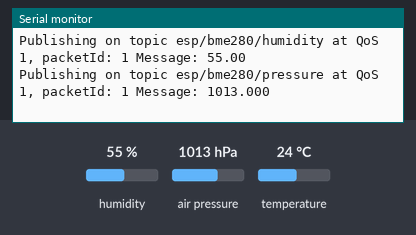
A sketch run on a simulated ESP8266 (NodeMCU). Shown: the last lines printed to the serial monitor. The inputs (shaded band) are chosen by the test bench; at power-on: humidity 55 %, air pressure 1013 hPa, temperature 24 °C. WiFi joins after 1.5 s; servers stay silent unless stated; no MQTT or app messages arrive unless stated.

Above: at 18.0 s.
18.1 s: humidity set to 22 %
At 20.09 s:
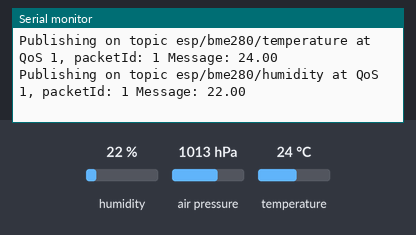
33.0 s: air pressure set to 952 hPa
At 41.0 s:
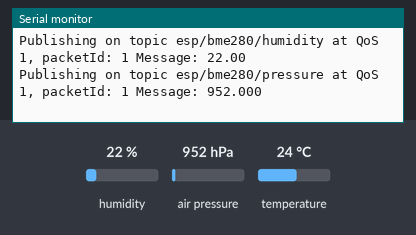
47.9 s: temperature set to 12 °C
At 51.0 s:
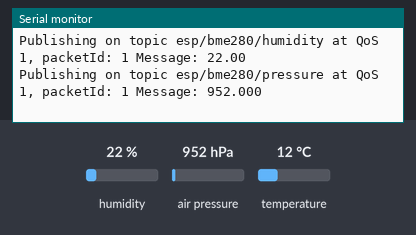

Measured:
- after the input at 18.1 s, the serial monitor: prints a new line after 1.9 s (image 1)
- after the input at 33.0 s, the serial monitor: prints a new line after 7.1 s (image 2)
- after the input at 47.9 s, the serial monitor: prints a new line after 2.1 s (image 3)

The sketch:

esp+bme.ino
```cpp
#include <Wire.h>
#include <Adafruit_Sensor.h>
#include <Adafruit_BME280.h>
#include <ESP8266WiFi.h>
#include <Ticker.h>
#include <AsyncMqttClient.h>

#define WIFI_SSID "TP-Link_513C"
#define WIFI_PASSWORD "55955430"

// Raspberri Pi Mosquitto MQTT Broker
//#define MQTT_HOST "test.mosquitto.org"
// For a cloud MQTT broker, type the domain name
#define MQTT_HOST "172.21.237.255"
#define MQTT_PORT 1883

// Temperature MQTT Topics
#define MQTT_PUB_TEMP "esp/bme280/temperature"
#define MQTT_PUB_HUM "esp/bme280/humidity"
#define MQTT_PUB_PRES "esp/bme280/pressure"

// BME280 I2C
Adafruit_BME280 bme;
// Variables to hold sensor readings
float temp;
float hum;
float pres;

AsyncMqttClient mqttClient;
Ticker mqttReconnectTimer;

WiFiEventHandler wifiConnectHandler;
WiFiEventHandler wifiDisconnectHandler;
Ticker wifiReconnectTimer;

unsigned long previousMillis = 0;   // Stores last time temperature was published
const long interval = 10000;        // Interval at which to publish sensor readings

void connectToWifi() {
  Serial.println("Connecting to Wi-Fi...");
  WiFi.begin(WIFI_SSID, WIFI_PASSWORD);
}

void onWifiConnect(const WiFiEventStationModeGotIP& event) {
  Serial.println("Connected to Wi-Fi.");
  connectToMqtt();
}

void onWifiDisconnect(const WiFiEventStationModeDisconnected& event) {
  Serial.println("Disconnected from Wi-Fi.");
  mqttReconnectTimer.detach(); // ensure we don't reconnect to MQTT while reconnecting to Wi-Fi
  wifiReconnectTimer.once(2, connectToWifi);
}

void connectToMqtt() {
  Serial.println("Connecting to MQTT...");
  mqttClient.connect();
}

void onMqttConnect(bool sessionPresent) {
  Serial.println("Connected to MQTT.");
  Serial.print("Session present: ");
  Serial.println(sessionPresent);
}

void onMqttDisconnect(AsyncMqttClientDisconnectReason reason) {
  Serial.println("Disconnected from MQTT.");

  if (WiFi.isConnected()) {
    mqttReconnectTimer.once(2, connectToMqtt);
  }
}

/*void onMqttSubscribe(uint16_t packetId, uint8_t qos) {
  Serial.println("Subscribe acknowledged.");
  Serial.print("  packetId: ");
  Serial.println(packetId);
  Serial.print("  qos: ");
  Serial.println(qos);
}

void onMqttUnsubscribe(uint16_t packetId) {
  Serial.println("Unsubscribe acknowledged.");
  Serial.print("  packetId: ");
  Serial.println(packetId);
}*/

void onMqttPublish(uint16_t packetId) {
  Serial.print("Publish acknowledged.");
  Serial.print("  packetId: ");
  Serial.println(packetId);
}

void setup() {
  Serial.begin(9600);
  Serial.println();

  // Initialize BME280 sensor
  if (!bme.begin(0x76)) {
    Serial.println("Could not find a valid BME280 sensor, check wiring!");
    while (1);
  }

  wifiConnectHandler = WiFi.onStationModeGotIP(onWifiConnect);
  wifiDisconnectHandler = WiFi.onStationModeDisconnected(onWifiDisconnect);

  mqttClient.onConnect(onMqttConnect);
  mqttClient.onDisconnect(onMqttDisconnect);
  //mqttClient.onSubscribe(onMqttSubscribe);
  //mqttClient.onUnsubscribe(onMqttUnsubscribe);
  mqttClient.onPublish(onMqttPublish);
  mqttClient.setServer(MQTT_HOST, MQTT_PORT);

  connectToWifi();
}

void loop() {
  unsigned long currentMillis = millis();
  // Every X number of seconds (interval = 10 seconds)
  // it publishes a new MQTT message
  if (currentMillis - previousMillis >= interval) {
    // Save the last time a new reading was published
    previousMillis = currentMillis;
    // New BME280 sensor readings
    temp = bme.readTemperature();
    //temp = 1.8*bme.readTemperature() + 32;
    hum = bme.readHumidity();
    pres = bme.readPressure()/100.0F;

    // Publish an MQTT message on topic esp/bme280/temperature
    uint16_t packetIdPub1 = mqttClient.publish(MQTT_PUB_TEMP, 1, true, String(temp).c_str());
    Serial.printf("Publishing on topic %s at QoS 1, packetId: %i ", MQTT_PUB_TEMP, packetIdPub1);
    Serial.printf("Message: %.2f \n", temp);

    // Publish an MQTT message on topic esp/bme280/humidity
    uint16_t packetIdPub2 = mqttClient.publish(MQTT_PUB_HUM, 1, true, String(hum).c_str());
    Serial.printf("Publishing on topic %s at QoS 1, packetId: %i ", MQTT_PUB_HUM, packetIdPub2);
    Serial.printf("Message: %.2f \n", hum);

    // Publish an MQTT message on topic esp/bme280/pressure
    uint16_t packetIdPub3 = mqttClient.publish(MQTT_PUB_PRES, 1, true, String(pres).c_str());
    Serial.printf("Publishing on topic %s at QoS 1, packetId: %i ", MQTT_PUB_PRES, packetIdPub3);
    Serial.printf("Message: %.3f \n", pres);
  }
}
```
